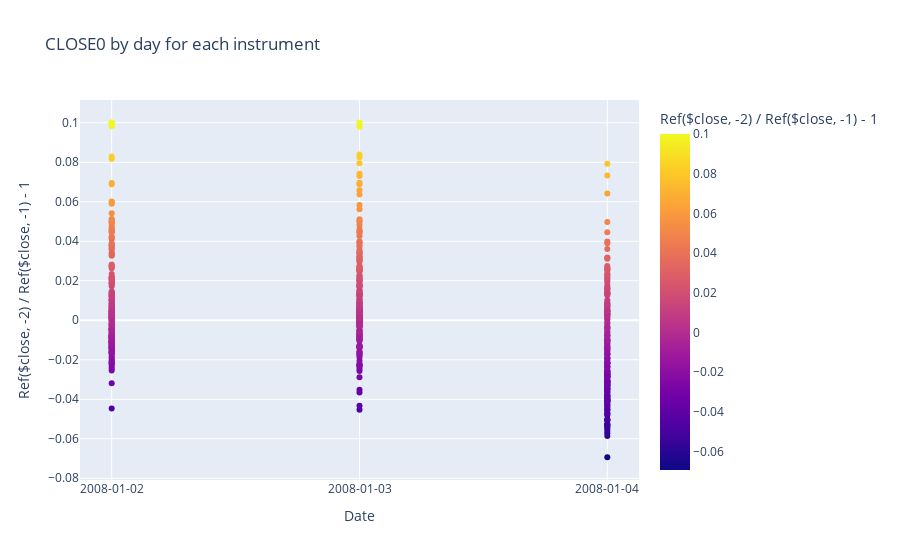

Write notebook code for a chart like this one.
### Markdown cell above
In order to understand how the equation `Ref($close, -2) / Ref($close, -1) - 1` separates each stock on each day, let's visualize the chart below.

The stocks with color yellow are the ones with biggest return and the stocks with purple color are the ones with lowest return.

### Code cell
df_setup_data_filtered = df_setup_data_[(df_setup_data_['datetime'] < '2008-01-06')]
fig = px.scatter(df_setup_data_filtered, x="datetime", y=LABEL0, color=LABEL0, 
                hover_data=["instrument"], 
                labels={
                    "datetime":"Date",
                    LABEL0: "Ref($close, -2) / Ref($close, -1) - 1"
                },
                title="CLOSE0 by day for each instrument")
                
fig.update_xaxes(type='category')
fig.show()

### Figure 1 — Plotly figure (JSON) as saved in the notebook; plotly's stock layout.template omitted (floating-point values rounded to 4 significant figures; data arrays with more than 128 entries replaced by an {"elided": "..."} marker saying what was removed)
{"data": [{"customdata": {"elided": "621x1 str values"}, "hovertemplate": "Date=%{x}<br>Ref($close, -2) / Ref($close, -1) - 1=%{marker.color}<br>instrument=%{customdata[0]}<extra></extra>", "legendgroup": "", "marker": {"color": {"elided": "621 float values"}, "coloraxis": "coloraxis", "symbol": "circle"}, "mode": "markers", "name": "", "orientation": "v", "showlegend": false, "type": "scatter", "x": {"elided": "621 str values"}, "xaxis": "x", "y": {"elided": "621 float values"}, "yaxis": "y"}], "layout": {"coloraxis": {"colorbar": {"title": {"text": "Ref($close, -2) / Ref($close, -1) - 1"}}, "colorscale": [[0, "#0d0887"], [0.1111, "#46039f"], [0.2222, "#7201a8"], [0.3333, "#9c179e"], [0.4444, "#bd3786"], [0.5556, "#d8576b"], [0.6667, "#ed7953"], [0.7778, "#fb9f3a"], [0.8889, "#fdca26"], [1, "#f0f921"]]}, "legend": {"tracegroupgap": 0}, "title": {"text": "CLOSE0 by day for each instrument"}, "xaxis": {"anchor": "y", "domain": [0, 1], "title": {"text": "Date"}, "type": "category"}, "yaxis": {"anchor": "x", "domain": [0, 1], "title": {"text": "Ref($close, -2) / Ref($close, -1) - 1"}}}}
